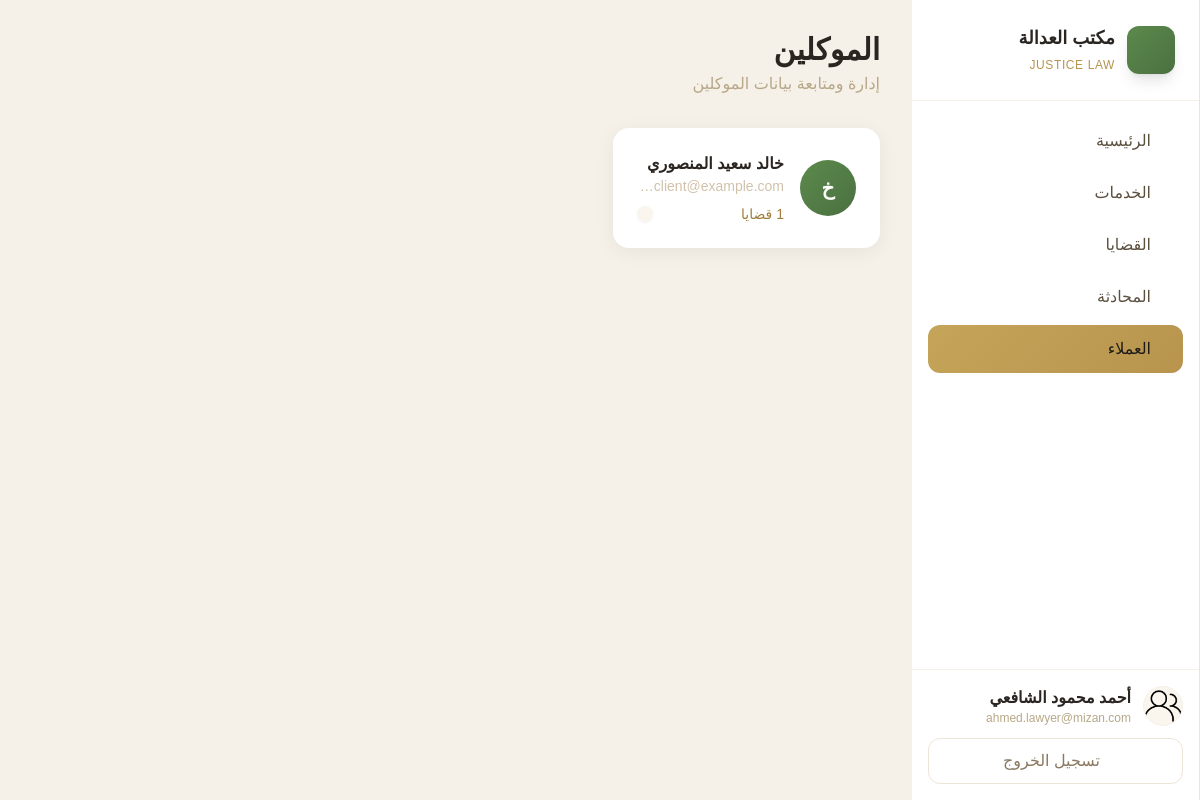
The page /pages/lawyer/clients.php (signed in) on the database its author committed.
### tables this page shows
CREATE TABLE IF NOT EXISTS users (
    id INT AUTO_INCREMENT PRIMARY KEY,
    name VARCHAR(255) NOT NULL,
    email VARCHAR(255) NOT NULL UNIQUE,
    password VARCHAR(255) NOT NULL,
    role ENUM('client', 'lawyer') NOT NULL,
    remember_token VARCHAR(255) DEFAULT NULL,
    created_at TIMESTAMP DEFAULT CURRENT_TIMESTAMP
);

### pages/lawyer/clients.php (the view, shortened to what this page needs)
<?php
$conn = getDb();
$user = getUser();
$stmt = $conn->prepare("SELECT u.id, u.name, u.email, COUNT(c.id) as cases_count FROM users u JOIN cases c ON u.id = c.client_id WHERE c.lawyer_id = ? GROUP BY u.id, u.name, u.email");
$stmt->bind_param("i", $user["id"]);
$stmt->execute();
$clients = $stmt->get_result();
include __DIR__ . "/../../includes/header.php";
?>
<div class="p-6 lg:p-8">
    <div class="mb-8">
        <h1 class="text-2xl lg:text-3xl font-bold text-dark-700">الموكلين</h1>
        <p class="text-noble-600 mt-1">إدارة ومتابعة بيانات الموكلين</p>
    </div>
    <div class="grid grid-cols-1 md:grid-cols-2 lg:grid-cols-3 gap-6">
        <?php if ($clients->num_rows > 0): ?>
            <?php while ($cl = $clients->fetch_assoc()): ?>
            <div class="card p-6 flex items-center gap-4">
                <div class="w-14 h-14 rounded-full bg-gradient-to-br from-justice-500 to-justice-600 flex items-center justify-center text-white font-bold text-xl">
                    <?= mb_substr($cl["name"], 0, 1) ?>
                </div>
                <div class="flex-1 min-w-0">
                    <h3 class="font-semibold text-dark-700 truncate"><?= htmlspecialchars($cl["name"]) ?></h3>
                    <p class="text-sm text-noble-500 truncate"><?= htmlspecialchars($cl["email"]) ?></p>
                    <div class="flex items-center justify-between mt-2">
                        <span class="text-sm text-gold-600 font-medium"><?= $cl["cases_count"] ?> قضايا</span>
                        <a href="<?= SITE_URL ?>/pages/lawyer/chat.php?client_id=<?= $cl['id'] ?>" class="p-2 rounded-lg bg-noble-100 text-gold-600 hover:bg-gold-500 hover:text-white transition-all shadow-sm" title="محادثة">
                        </a>
                    </div>
                </div>
            </div>
            <?php endwhile; ?>
        <?php endif; ?>
    </div>
</div>
<?php include __DIR__ . "/../../includes/footer.php"; ?>

### includes/header.php (style rules this page uses)
* { box-sizing: border-box; }
html { scroll-behavior: smooth; }
body { font-family: 'IBM Plex Sans Arabic', sans-serif; background-color: #F5F0E8; }
.card { background: white; border-radius: 16px; box-shadow: 0 4px 20px rgba(0,0,0,0.06); transition: all 0.3s ease; }

### rows shown on the page
users: name "خ", name "خالد سعيد المنصوري", email "khaled.client@example.c…"

### other values the page prints
$link['label'] "الرئيسية"
$link['label'] "الخدمات"
$link['label'] "القضايا"
$link['label'] "المحادثة"
$link['label'] "العملاء"
$user['name'] "أحمد محمود الشافعي"
$user['email'] "ahmed.lawyer@mizan.com"
